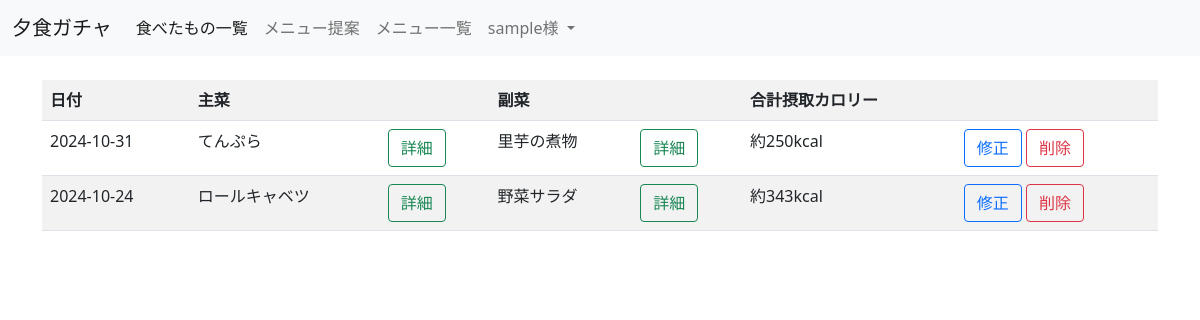
Page /eat_list/eat_history/index.php (signed in) on the committed database.
### tables this page shows
CREATE TABLE `eat_history` (
  `id` int(11) NOT NULL,
  `user_id` int(11) NOT NULL,
  `main_id` int(11) NOT NULL,
  `sub_id` int(11) NOT NULL,
  `total_kcal` int(11) NOT NULL,
  `category` tinyint(4) NOT NULL,
  `eat_date` date NOT NULL,
  `create_date_time` datetime NOT NULL DEFAULT current_timestamp(),
  `update_date_time` datetime NOT NULL DEFAULT current_timestamp(),
  `is_deleted` tinyint(4) NOT NULL DEFAULT 0
);

CREATE TABLE `main` (
  `id` int(11) NOT NULL,
  `name` varchar(100) NOT NULL,
  `category` tinyint(4) NOT NULL,
  `kcal` int(11) NOT NULL,
  `recipe` varchar(1000) NOT NULL
);

CREATE TABLE `sub` (
  `id` int(11) NOT NULL,
  `name` varchar(100) NOT NULL,
  `category` tinyint(4) NOT NULL,
  `kcal` int(11) NOT NULL,
  `recipe` varchar(1000) NOT NULL
);

### App/config.php (called while the page is built, shortened)
<?php
spl_autoload_register(function ($class) {
    $file = sprintf(__DIR__ . '/%s.php', $class);
    $file = str_replace('App/App', 'App', $file);
    $file = str_replace('\\', '/', $file);
});

### App/Model/Base.php (called while the page is built, shortened)
<?php
class Base
{
    public function __construct()
    {
        $dsn = 'mysql:dbname=' . self::DB_NAME . ';host=' . self::HOST_NAME . ';charset=utf8';
        $this->dbh = new \PDO($dsn, self::USER, self::PASS);
    }
}

### App/Model/Menu.php (called while the page is built, shortened)
<?php
class Menu extends Base
{
    public function eat_list($user_id)
    {
        $sql = 'SELECT eat_history.id AS eat_id, eat_history.eat_date, eat_history.category AS category, eat_history.total_kcal, main.name AS main_name, sub.name AS sub_name, main.id AS main_id, sub.id AS sub_id FROM eat_history JOIN main ON eat_history.main_id = main.id JOIN sub ON eat_history.sub_id = sub.id JOIN users ON eat_history.user_id = users.id WHERE user_id = :user_id AND eat_history.is_deleted = 0 ORDER BY eat_date DESC';
        $stmt = $this->dbh->prepare($sql);
        $stmt->bindValue(':user_id', $user_id, \PDO::PARAM_INT);
        $stmt->execute();
        return $stmt->fetchAll(\PDO::FETCH_ASSOC);
    }
}

### eat_list/eat_history/index.php (the view, shortened to what this page needs)
<?php
require_once('../../App/config.php');
try {
    $db = new Menu();
    $list = $db->eat_list($_SESSION['user_id']);
} catch (Exception $e) {
    $_SESSION['msg']['error'] = '申し訳ございません。エラーが発生しました。';
    header('Location:../../error.php');
    exit();
}
?>
<!DOCTYPE html>
<html lang="ja">
<head>
    <link href="https://cdn.jsdelivr.net/npm/bootstrap@5.0.2/dist/css/bootstrap.min.css" rel="stylesheet">
</head>
<body>
    <nav class="navbar navbar-expand-lg navbar-light bg-light">
        <div class="container-fluid">
            <a class="navbar-brand" href="./index.php">夕食ガチャ</a>
            <div class="collapse navbar-collapse" id="navbarSupportedContent">
                <ul class="navbar-nav me-auto mb-2 mb-lg-0">
                    <li class="nav-item">
                        <a class="nav-link active" aria-current="page" href="./index.php">食べたもの一覧</a>
                    </li>
                    <li class="nav-item">
                        <a class="nav-link" href="../../menu_random/menu/choice.php">メニュー提案</a>
                    </li>
                    <li class="nav-item">
                        <a class="nav-link" href="../../menulist/index.php">メニュー一覧</a>
                    </li>
                    <li class="nav-item dropdown">
                        <a class="nav-link dropdown-toggle" href="#" id="navbarDropdown" role="button" data-bs-toggle="dropdown" aria-expanded="false">
                            <?php echo $_SESSION['user'] ?>様
                        </a>
                    </li>
                </ul>
            </div>
        </div>
    </nav>
    <div class="container my-4">
        <table class="table table-striped table-hover">
            <th>日付</th>
            <th>主菜</th>
            <th></th>
            <th>副菜</th>
            <th></th>
            <th>合計摂取カロリー</th>
            <th></th>
            <?php foreach ($list as $lists) : ?>
                <tr>
                    <td><?php echo $lists['eat_date'] ?></td>
                    <td><?php echo $lists['main_name'] ?></td>
                    <td>
                        <form action="../../menulist/detail.php" method="post">
                            <input type="submit" class="btn btn-outline-success" value="詳細">
                        </form>
                    </td>
                    <td><?php echo $lists['sub_name'] ?></td>
                    <td>
                        <form action="../../menulist/detail.php" method="post">
                            <input type="submit" class="btn btn-outline-success" value="詳細">
                        </form>
                    </td>
                    <td>約<?php echo $lists['total_kcal'] ?>kcal</td>
                    <td>
                        <form action="./category_edit.php" method="post">
                            <input type="submit" class="btn btn-outline-primary" value="修正">
                        </form>
                        <form action="../../eat_list/eat_history/delete.php" method="post">
                            <input type="submit" class="btn btn-outline-danger" value="削除">
                        </form>
                    </td>
                </tr>
            <?php endforeach ?>
        </table>
    </div>
</body>
</html>

### eat_list/eat_history/index.php (style rules this page uses)
form { display: inline-block; }

### rows in the picture
eat_history: eat_date "2024-10-31", main.name "てんぷら", sub.name "里芋の煮物", total_kcal "250"
eat_history: eat_date "2024-10-24", main.name "ロールキャベツ", sub.name "野菜サラダ", total_kcal "343"

### other values in the picture
$_SESSION['user'] "sample"
